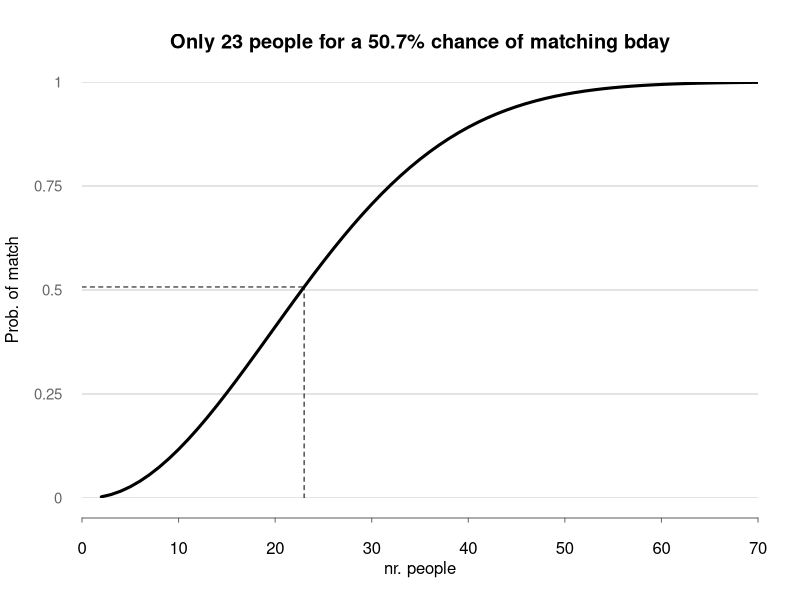
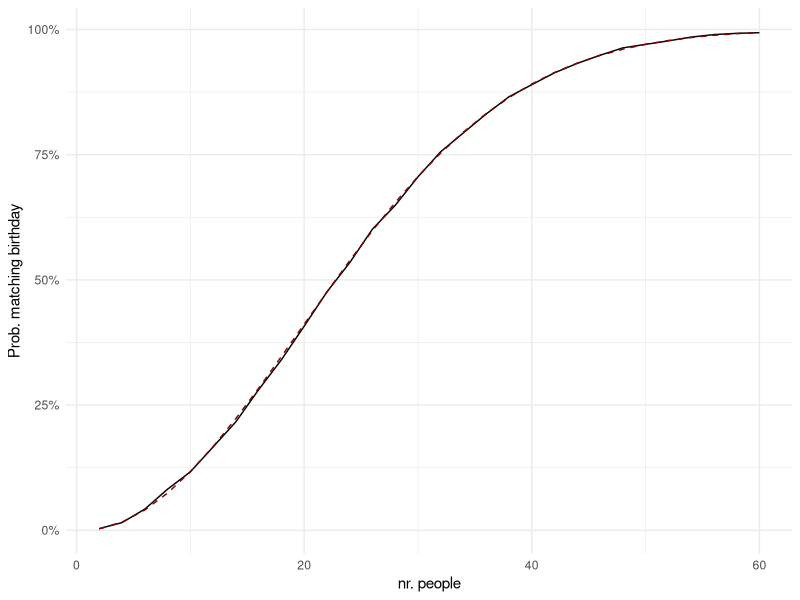
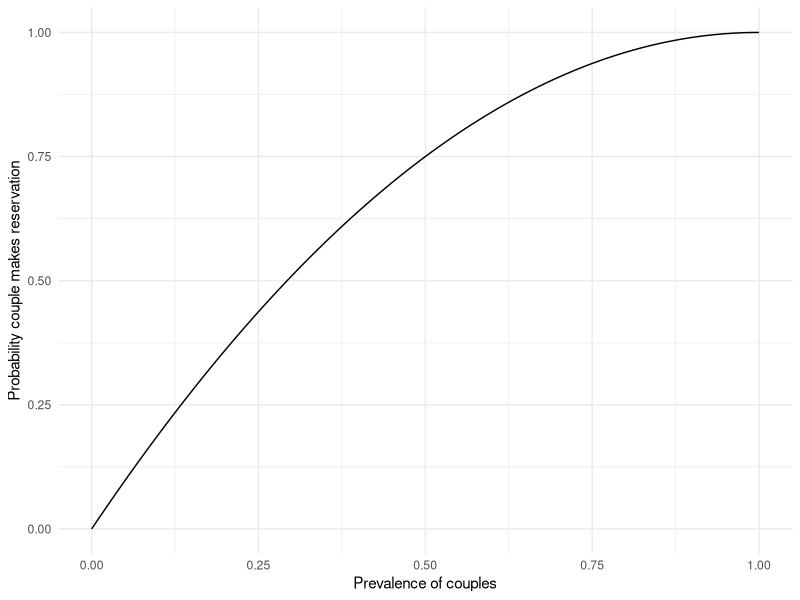
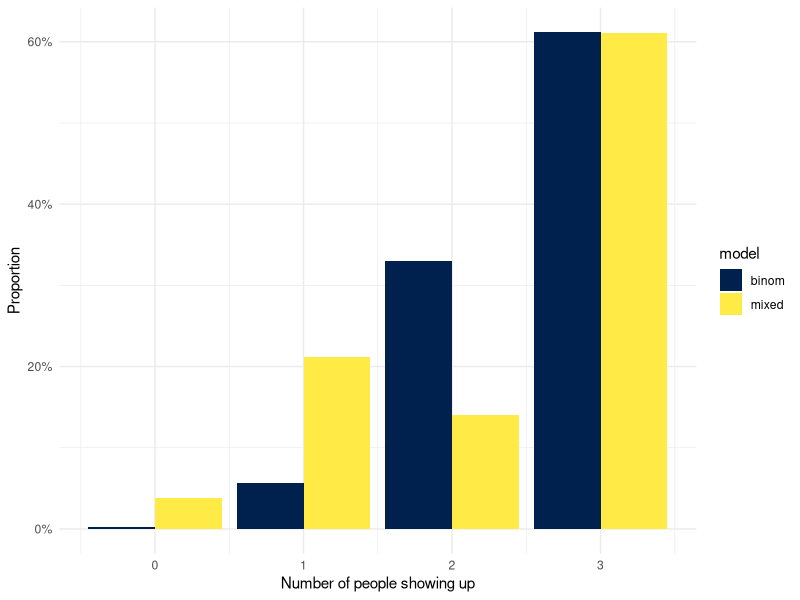
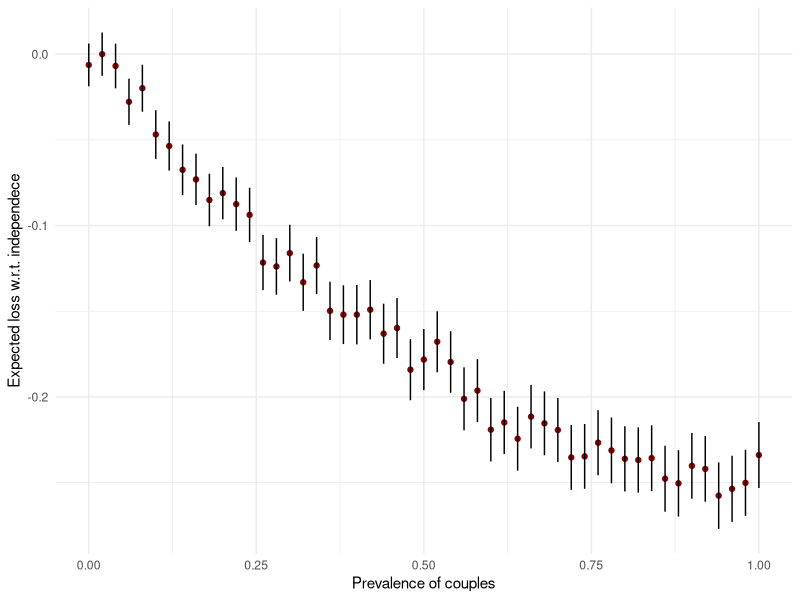
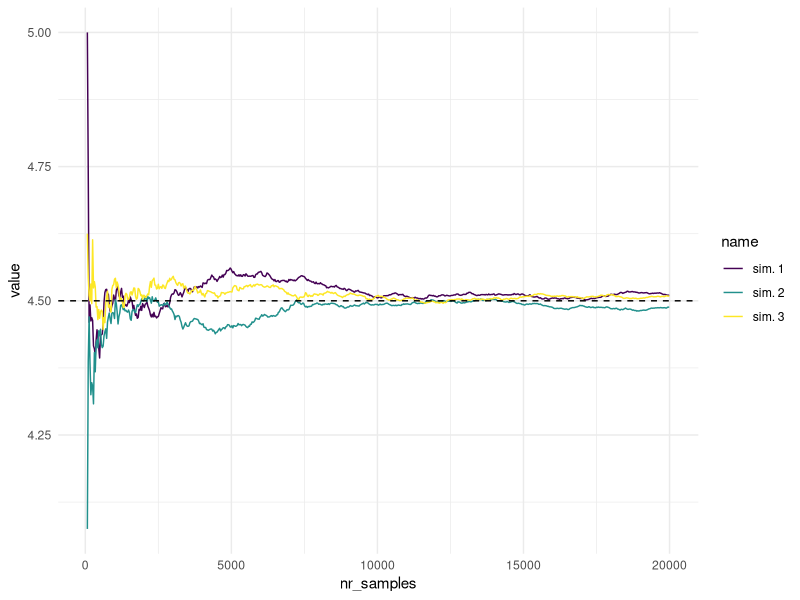
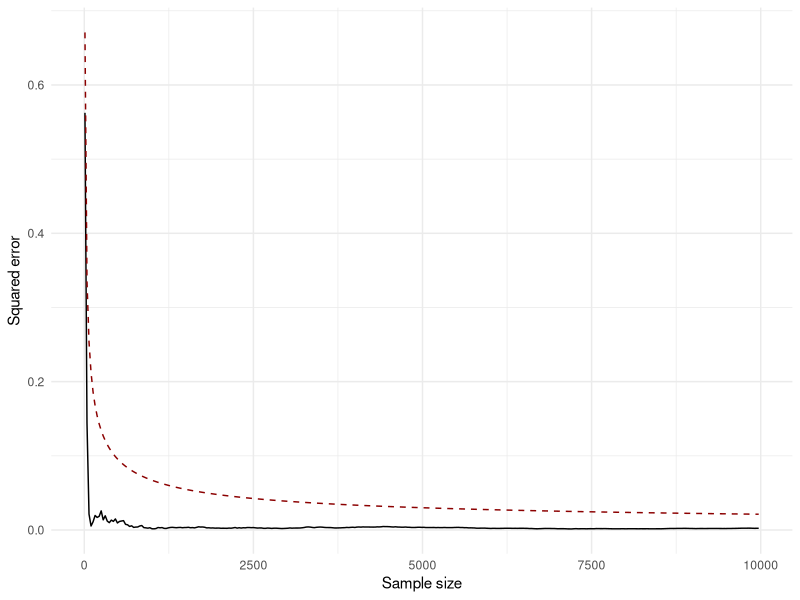

Reproduce these figures in R, in order.
## ---- chunk 1
library(tidyverse)
library(viridisLite)
## ---- chunk 2
#| fig-cap: "Analytical solution"

sim <- tibble(
    nr_people = 2:70,
    prob = sapply(2:70, \(x) 1 - prod((366 - 1:x) / 365))
)

prob_half <- sim |> 
    mutate(diff = abs(0.5-prob)) |> 
    arrange(diff) |> first()

prob_half
## ---- chunk 3
par(# mar = c(3, 3, 3, 3),  # Dist' from plot to side of page
    mgp = c(3, 1, 0),       # Dist' plot to label
    las = 1,                # Rotate y-axis text
    tck = -.01,             # Reduce tick length
    xaxs = "i", yaxs = "i"  # Remove plot padding
) 

plot(
    x = sim$nr_people, y = sim$prob, type = "l", 
    ylab = "Prob. of match", xlab = "nr. people", lwd=3,
    main = paste0(
        "Only ", prob_half$nr_people, " people for a ", 
        round(prob_half$prob * 100, 1), "% chance of matching bday"
    ),
    axes = FALSE, # Don't plot the axes
	frame.plot = FALSE, # Remove the frame
	xlim = c(0, 70), ylim = c(0, 1), # Limits
	panel.first = abline(h = seq(0, 1, 0.25), col = "grey80")
)
segments(
    x0 = prob_half$nr_people, y0 = 0, 
    x1 = prob_half$nr_people, y1 = prob_half$prob,
    lty="dashed"
)
segments(
    x0 = 0, y0 = prob_half$prob, 
    x1 = prob_half$nr_people, y1 = prob_half$prob, 
    lty="dashed"
)
at <- pretty(sim$nr_people)
axis(side = 1, at = at, col = "grey40", line = 1, cex = 0.7)
at <- seq(0, 1, 0.25)
mtext(side = 2, text = at, at = at, col = "grey40", line = 1, cex = 0.9)
## ---- chunk 4
nr_people <- 25 

simulate_birthdays <- function(nr_people, nr_sim = 10000) {
	birthday_events <- replicate(n = nr_sim, {
		birthdays <- sample(x = 1:365, size = nr_people, replace = TRUE)
		anyDuplicated(birthdays) > 0
	})
	mean(birthday_events)  # this returns implicitly!
}

pr_same_bday <- simulate_birthdays(nr_people)
bday_match_size <- sapply(2:90, simulate_birthdays, nr_sim = 10000)
## ---- chunk 5
summarised <- tidyr::crossing(
        people = seq(2, 60, 2), 
        trial  = 1:10000,
    ) |>
    dplyr::mutate(
        birthday = purrr::map(people, \(x) sample(365, x, replace = TRUE)), 
        multiple = purrr::map_lgl(birthday, \(x) any(duplicated(x)))
    ) |>
    dplyr::group_by(people) |>
    dplyr::summarise(chance = mean(multiple)) |>
    dplyr::mutate(
        # sapply would work too here
        analytical_solution = purrr::map_dbl(people, \(x) 1 - prod((366 - 1:x) / 365))
    )

# Visualizing the probability
ggplot(summarised) +
    geom_line(aes(people, chance)) +
    geom_line(aes(people, analytical_solution), lty="dashed", color = "darkred") + 
    scale_y_continuous(labels = scales::percent_format()) +
    labs(y = "Prob. matching birthday", x = "nr. people") + 
    theme_minimal()
## ---- chunk 6
set.seed(13131)

prevalence_couples <- 0.6
prob_couple <- 0.6 + 0.4 * 0.6  # (1 - (1 - 0.6)**2)
prob_showup <- 0.85

# validate final proportion of couples and individuals
replicate(n = 10000, {
    first <- ifelse(rbinom(1, 1, prevalence_couples) == 1, "CC", "I")
    second <- ifelse(first == "CC", "", ifelse(rbinom(1, 1, prevalence_couples) == 1, "CC", "I"))
    third <- ifelse(second == "I", "I", "")
    paste0(first, second, third)
}) |> grepl(pattern = "C") |> table() / 10000
## ---- chunk 7
simulate_customers <- function(
    prevalence_couples = 0.6,
    prob_showup = 0.85,
    nr_sim = 10000
) {
    prob_couple <- prevalence_couples + (1 - prevalence_couples) * prevalence_couples  # (1 - (1 - 0.6)**2)

    replicate(n = 10000, {
        has_couple <- rbinom(1, 1, prob_couple)
        y_ind <- rbinom(1, 3 - 2*has_couple, prob_showup)
        y_mix <- has_couple * 2 * rbinom(1, 1, prob_showup^2)
        y_ind + y_mix
    }) |> table() / 10000
}

simulate_customers()
## ---- chunk 8
tibble(
    prevalence_couples = seq(0, 1, 0.01),
    prob_couple = prevalence_couples + (1 - prevalence_couples) * prevalence_couples
) |> 
    ggplot(aes(x = prevalence_couples, y = prob_couple)) + 
    geom_line() + 
    labs(x = "Prevalence of couples", y = "Probability couple makes reservation") + 
    theme_minimal()
## ---- chunk 9
tibble(
    has_couple = rbinom(10000, 1, prob_couple),
    nr_individ = 3 - 2*has_couple,
    y_ind = purrr::map_int(nr_individ, \(x) rbinom(1, x, prob_showup)),
    y = y_ind + has_couple * 2 * purrr::map_int(has_couple, \(x) rbinom(1, 1, prob_showup^2)),
    model = "mixed"
) |> 
    select(y, model) |>
    rbind(tibble(
        y = rbinom(10000, 3, prob_showup),
        model = "binom"
    )) |>
    group_by(model) |>
    count(y) |>
    mutate(prob = n / sum(n)) |>
    ggplot(aes(x = y, y = prob, fill = model)) + 
    geom_col(position = "dodge") + 
    labs(x = "Number of people showing up", y = "Proportion") +
    scale_fill_viridis_d(option = "E") + 
    scale_y_continuous(labels = scales::percent_format()) + 
    theme_minimal()
## ---- chunk 10
set.seed(11131)
prob_grid <- seq(0, 1, 0.02)
sapply(
    prob_grid, 
    FUN = \(x) simulate_customers(prevalence_couples = x, prob_showup = 0.85, nr_sim = 10000)
) |> t() |> data.frame() |> tibble() |>
    mutate(
        prevalence = prob_grid,
        expect = 0 * X0 + 1 * X1 + 2 * X2 + 3 * X3,
        variance = (0^2*X0 + 1^2*X1 + 2^2*X2 + 3^2*X3) - expect ^2,
        loss_due_couples = expect - max(expect),
        loss_upper = loss_due_couples + 2 * sqrt(variance / 10000),
        loss_lower = loss_due_couples - 2 * sqrt(variance / 10000)
    ) |>
    ggplot(aes(x = prevalence, y = loss_due_couples)) + 
    geom_point(color = "darkred") +
    geom_segment(aes(
        y = loss_lower, yend = loss_upper, 
        x = prevalence, xend = prevalence
    )) +
    labs(x = "Prevalence of couples", y = "Expected loss w.r.t. independece") + 
    theme_minimal()
## ---- chunk 11
set.seed(137) # careful when setting seed to even number
nr_sim_pois <- 100000
lln_pois <- replicate(n = 3, {
    pois_sim <- rpois(nr_sim_pois, 4.5)
    seq(10, nr_sim_pois, 30) |> 
    sapply(\(x) pois_sim[1:x] |> mean())
}) |> data.frame() |> tibble()

lln_pois |>
    mutate(nr_samples = 10 + row_number() * 30) |> 
    pivot_longer(cols = c("X1", "X2", "X3")) |> 
    mutate(name = case_when(
        name == "X1" ~ "sim. 1",
        name == "X2" ~ "sim. 2",
        name == "X3" ~ "sim. 3"
    )) |>
    filter(nr_samples > 60 & nr_samples < 20000) |>
    ggplot(aes(x = nr_samples, y = value, col = name)) + 
    geom_line() + 
    geom_hline(yintercept = 4.5, lty = "dashed") + 
    scale_color_viridis_d() +
    theme_minimal()
## ---- chunk 12
lln_pois |>
    mutate(nr_samples = 10 + (row_number() - 1) * 30) |> 
    filter(nr_samples >= 10 & nr_samples < 10000) |>
    mutate(theoretical = sqrt(4.5) / sqrt(nr_samples)) |>
    pivot_longer(cols = c("X1", "X2", "X3")) |> 
    mutate(name = case_when(
        name == "X1" ~ "sim. 1",
        name == "X2" ~ "sim. 2",
        name == "X3" ~ "sim. 3",
    )) |>
    mutate(sq_err = (value - 4.55)^2) |>
    group_by(nr_samples) |> summarise(sq_err = mean(sq_err), theoretical = mean(theoretical)) |>
    ggplot(aes(x = nr_samples, y = sq_err)) + 
    geom_line(se=FALSE) + 
    geom_line(aes(x = nr_samples, y = theoretical), lty="dashed", col="darkred") +
    scale_color_viridis_d() +
    labs(x = "Sample size", y = "Squared error") +
    theme_minimal()
